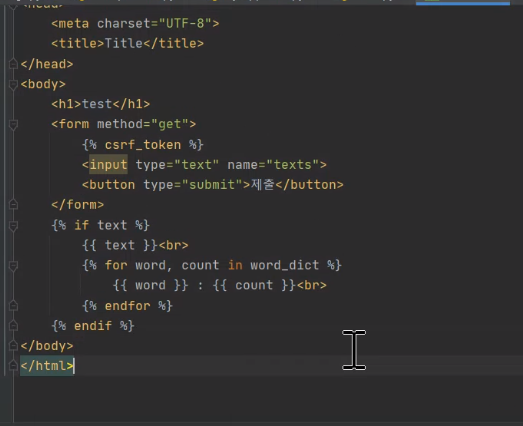
#> input picture Big-Data-and-AI-Training-Course/[2020-1] 05.웹 프로그래밍(Web Programming)/django/3.PNG, 523 x 426 px, given in place of bee-5618012_640.jpg, which was not available
$ jupyter execute '김동연 - [실습] 과제1.ipynb'   (shell and % lines are left out)   (text cells are left out)
#> lines starting #> are read from the running program, lines starting #| are printed output that depends on the picture; pictures that were not available may be replaced by others from this repository, and a replacement may not be noted
[cell 1]
import cv2
import numpy as np
import matplotlib.pyplot as plt

from google.colab.patches import cv2_imshow

[cell 2]
from google.colab import files
files.upload()
#> the answer given: 3.PNG

[cell 3]
img = cv2.imread('/content/bee-5618012_640.jpg')
#> img is the input picture: shape (426, 523, 3); mean B, G, R 47.6, 47.6, 48.7

[cell 4]
img.shape
#> Out = (426, 523, 3)

[cell 5]
plt.imshow(img)
plt.show()

[cell 6]
img = cv2.cvtColor(img,cv2.COLOR_BGR2RGB)
plt.imshow(img)
plt.show()

[cell 7]
img = cv2.flip(img, -1)
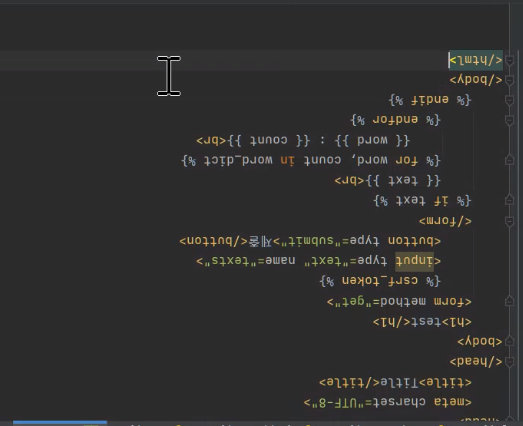
#> img: shape (426, 523, 3); mean R, G, B 48.7, 47.6, 47.6
plt.imshow(img)
plt.show()

[cell 8]
img_1 = cv2.flip(img,-1)
img_1 = cv2.rectangle(img_1,(280,100),(420,230),(255,0,0),2)
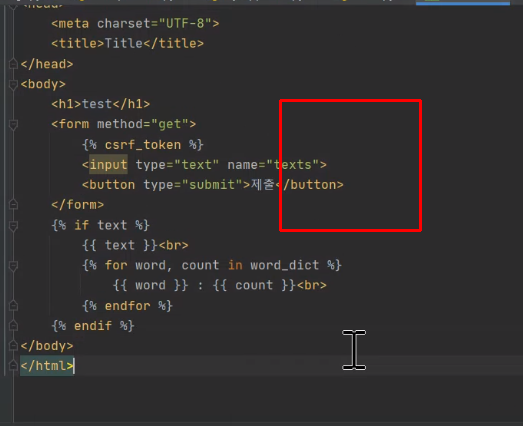
#> img_1: shape (426, 523, 3); mean R, G, B 50.2, 47.2, 47.3
plt.imshow(img_1)
plt.show()

[cell 9]
img_2 = cv2.flip(img,-1)
pts = np.array([[300,150],[200,300],[400,300],[300,150]], np.int32)
img_2 = cv2.polylines(img_2,[pts],False,(0,0,255),3)
plt.imshow(img_2)
plt.show()

[cell 10]
img_2 = cv2.flip(img,-1)
pts = np.array([[300,150],[200,300],[400,300],[300,150]], np.int32)
img_2 = cv2.fillPoly(img_2,[pts],(0,0,255),8,0)
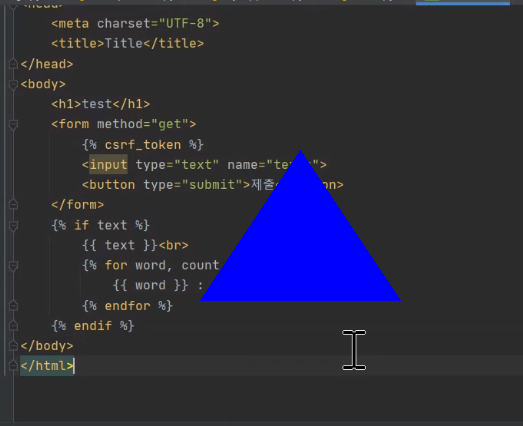
#> img_2: shape (426, 523, 3); mean R, G, B 45.2, 44.2, 61.8
plt.imshow(img_2)
plt.show()

$ run again, on Big-Data-and-AI-Training-Course/[2020-1] 05.웹 프로그래밍(Web Programming)/django/캡처1.PNG
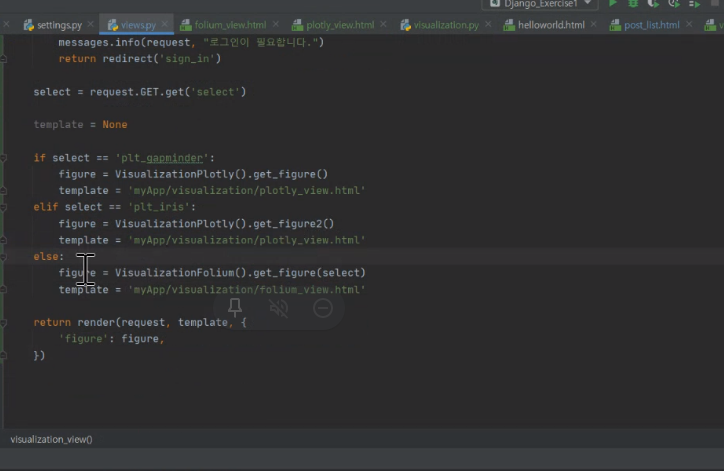
#> input picture Big-Data-and-AI-Training-Course/[2020-1] 05.웹 프로그래밍(Web Programming)/django/캡처1.PNG, 724 x 471 px, given in place of bee-5618012_640.jpg, which was not available
#> img is the input picture: shape (471, 724, 3); mean B, G, R 48.6, 47.6, 47.5
#> `img_1 = cv2.rectangle(img_1,(280,100),(420,230),(255,0,0),2)`:
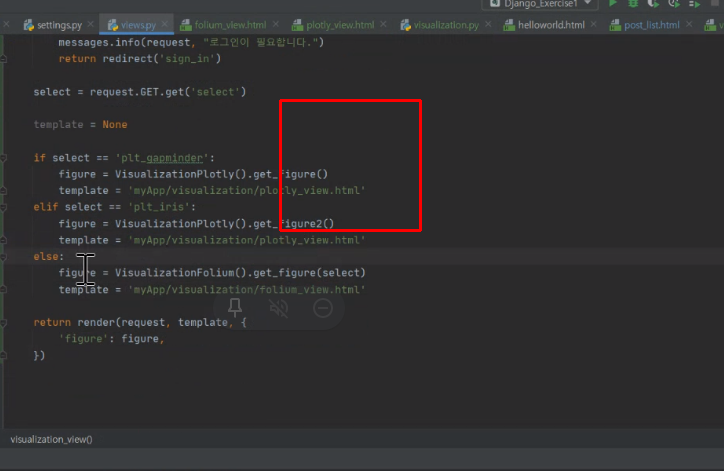
#> img_1: shape (471, 724, 3); mean R, G, B 48.5, 47.4, 48.4
#> `img_2 = cv2.fillPoly(img_2,[pts],(0,0,255),8,0)`:
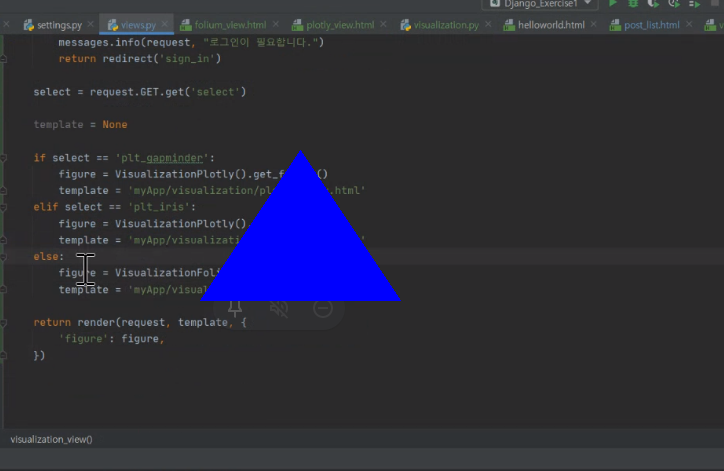
#> img_2: shape (471, 724, 3); mean R, G, B 45.2, 45.3, 57.7
